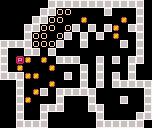

This is a level from a 2D game, rendered from its Tiled map with the project's own tilesets. A one-line summary and the complete map file follow:
An orthogonal 19x16 tile map with 8x8 px tiles, 1 tile layer (tiles).

<map version="1.0" tiledversion="1.0.2" orientation="orthogonal" renderorder="left-up" width="19" height="16" tilewidth="8" tileheight="8" nextobjectid="1">
 <tileset firstgid="1" source="tileset.tsx" />
 <layer name="tiles" width="19" height="16">
  <data encoding="csv">
0,0,0,0,0,0,5,5,5,5,5,5,5,5,5,5,5,5,0,0,0,0,0,0,5,5,2,2,0,0,0,0,5,0,0,0,5,0,0,0,0,0,5,5,2,2,0,0,1,0,0,0,0,1,0,5,0,0,0,0,5,5,2,2,0,2,5,0,5,0,5,1,0,5,5,0,0,0,0,5,2,2,0,2,5,0,5,0,5,0,1,0,0,5,0,5,5,5,5,2,2,2,5,0,0,5,0,0,0,0,5,0,5,0,5,0,0,5,5,0,5,0,0,0,0,0,0,0,0,0,0,5,0,5,0,3,1,0,1,0,5,5,5,0,0,5,0,5,0,5,5,0,5,0,1,0,0,0,1,0,0,0,5,0,5,0,0,0,5,0,0,5,5,5,1,1,0,0,0,5,0,5,0,5,0,5,0,5,0,0,0,0,5,0,0,0,1,0,0,0,5,0,5,0,5,5,5,5,5,0,0,5,0,1,5,0,5,5,5,5,5,0,0,0,0,0,0,5,0,0,5,1,0,0,0,5,0,0,0,5,0,0,0,5,0,0,5,0,0,5,0,0,5,5,5,0,0,0,5,5,0,0,0,0,0,5,0,0,5,0,0,5,0,0,0,0,0,0,5,0,0,0,0,5,5,0,0,5,5,5,5,0,0,0,0,0,0,5,5,5,5,5,5,0
</data>
 </layer>
</map>
